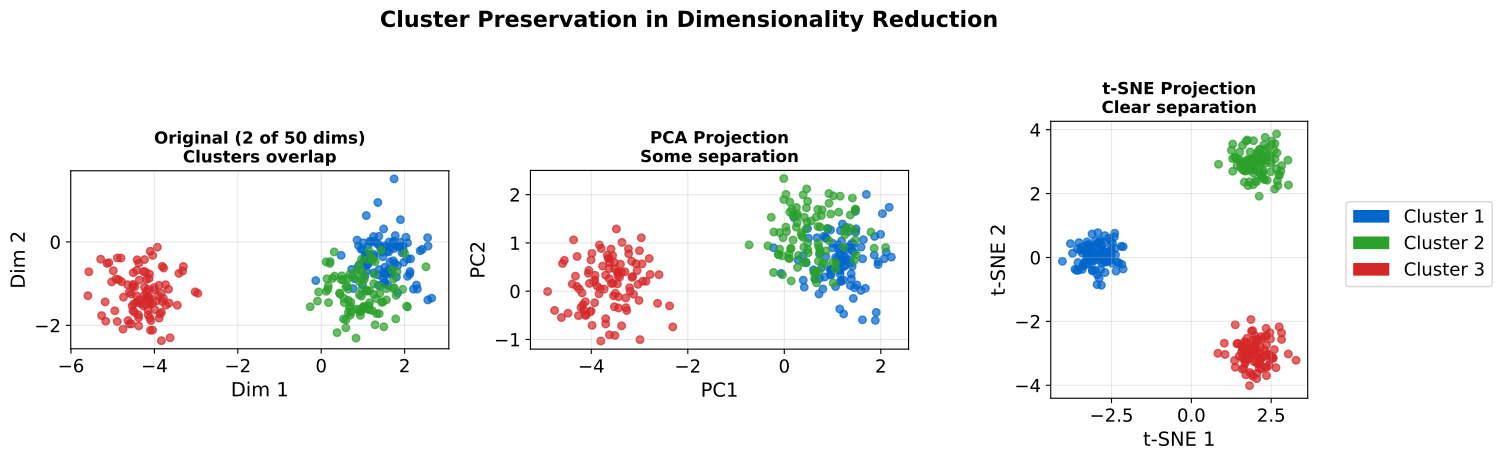

Write Python code to recreate this figure.
"""Cluster Preservation - How well do projections preserve cluster structure?"""
import matplotlib.pyplot as plt
import numpy as np
from pathlib import Path

plt.rcParams.update({
    'font.size': 14, 'axes.labelsize': 14, 'axes.titlesize': 16,
    'xtick.labelsize': 13, 'ytick.labelsize': 13, 'legend.fontsize': 13,
    'figure.figsize': (10, 6), 'figure.dpi': 150
})

MLPURPLE = '#3333B2'
MLBLUE = '#0066CC'
MLGREEN = '#2CA02C'
MLRED = '#D62728'
MLORANGE = '#FF7F0E'
MLGRAY = '#808080'

np.random.seed(42)

fig, axes = plt.subplots(1, 3, figsize=(14, 4.5))

# Generate high-dimensional data with clusters
n_per_cluster = 100
n_dims = 50

# Cluster centers in high-dim space
centers_hd = [np.random.randn(n_dims) * 3 for _ in range(3)]
labels = np.repeat([0, 1, 2], n_per_cluster)
colors_map = {0: MLBLUE, 1: MLGREEN, 2: MLRED}
colors = [colors_map[l] for l in labels]

# Original data (first 2 dims for visualization)
X_2d = np.vstack([centers_hd[i][:2] + np.random.randn(n_per_cluster, 2) * 0.5
                  for i in range(3)])

# Ax1: Original High-D (just showing 2 dims)
ax1 = axes[0]
ax1.scatter(X_2d[:, 0], X_2d[:, 1], c=colors, alpha=0.7, s=30)
ax1.set_title('Original (2 of 50 dims)\nClusters overlap', fontsize=12, fontweight='bold')
ax1.set_xlabel('Dim 1')
ax1.set_ylabel('Dim 2')

# Ax2: PCA projection
ax2 = axes[1]
# Simulate PCA - finds directions of max variance (may not separate clusters well)
# Random projection that preserves some structure
pca_x = X_2d[:, 0] * 0.8 + X_2d[:, 1] * 0.2 + np.random.randn(300) * 0.3
pca_y = X_2d[:, 0] * 0.2 - X_2d[:, 1] * 0.8 + np.random.randn(300) * 0.3
ax2.scatter(pca_x, pca_y, c=colors, alpha=0.7, s=30)
ax2.set_title('PCA Projection\nSome separation', fontsize=12, fontweight='bold')
ax2.set_xlabel('PC1')
ax2.set_ylabel('PC2')

# Ax3: t-SNE projection
ax3 = axes[2]
# Simulate t-SNE - preserves local neighborhood (clusters well-separated)
tsne_centers = [(-3, 0), (2, 3), (2, -3)]
tsne_x = np.concatenate([tsne_centers[i][0] + np.random.randn(n_per_cluster) * 0.4
                          for i in range(3)])
tsne_y = np.concatenate([tsne_centers[i][1] + np.random.randn(n_per_cluster) * 0.4
                          for i in range(3)])
ax3.scatter(tsne_x, tsne_y, c=colors, alpha=0.7, s=30)
ax3.set_title('t-SNE Projection\nClear separation', fontsize=12, fontweight='bold')
ax3.set_xlabel('t-SNE 1')
ax3.set_ylabel('t-SNE 2')

# Add legend
from matplotlib.patches import Patch
legend_elements = [Patch(facecolor=MLBLUE, label='Cluster 1'),
                   Patch(facecolor=MLGREEN, label='Cluster 2'),
                   Patch(facecolor=MLRED, label='Cluster 3')]
fig.legend(handles=legend_elements, loc='center right', bbox_to_anchor=(1.08, 0.5))

fig.suptitle('Cluster Preservation in Dimensionality Reduction',
             fontsize=16, fontweight='bold', y=1.02)

for ax in axes:
    ax.set_aspect('equal')
    ax.grid(True, alpha=0.3)

plt.tight_layout()
plt.savefig(Path(__file__).parent / 'chart.pdf', dpi=300, bbox_inches='tight')
plt.close()
print("Chart saved: 06_cluster_preservation/chart.pdf")
